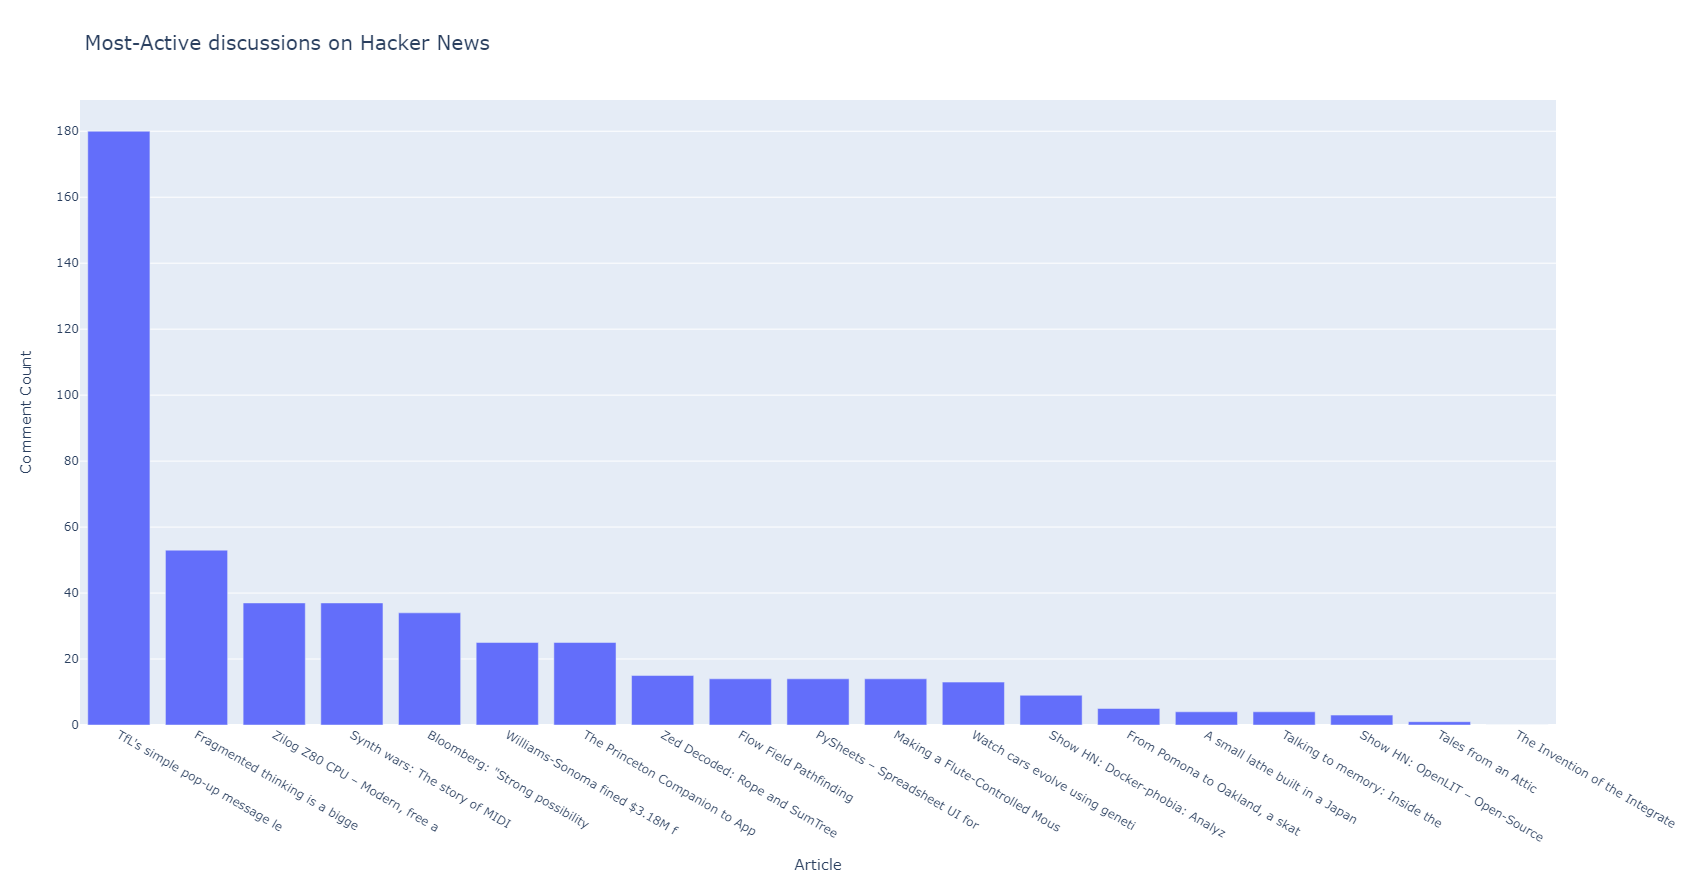

The Python source for this figure:
from operator import itemgetter
import requests

import plotly.express as px


# Make an API call and check the response
url = "https://hacker-news.firebaseio.com/v0/topstories.json"
r = requests.get(url)
print(f"Status code: {r.status_code}")

#process informtaion about each submission
submission_ids = r.json()

submission_dicts = []
for submission_id in submission_ids[:20]:
    # Make a new API call for each submission
    url = f"https://hacker-news.firebaseio.com/v0/item/{submission_id}.json"
    r = requests.get(url)
    print(f"id: {submission_id}\tstatus: {r.status_code}")
    response_dict = r.json()

    #Build a dictionary for each article
    try:    
        submission_dict = {
            'title': response_dict['title'],
            'hn_link': f"https://news.ycombinator.com/item?id={submission_id}",
            'comments': response_dict['descendants'],
        }
    except KeyError:
        continue
    else:
        submission_dicts.append(submission_dict)

submission_dicts = sorted(submission_dicts, key=itemgetter('comments'), reverse=True)


# Process data for plotting
article_links, comment_counts, hover_texts = [], [], []
for submission_dict in submission_dicts:
    title = submission_dict['title'][:30]
    discussion_link = submission_dict['hn_link']
    article_link = f'<a href="{discussion_link}"">{title}</a>'
    comment_count = submission_dict['comments']

    article_links.append(article_link)
    comment_counts.append(comment_count)

title = "Most-Active discussions on Hacker News"
labels = {'x': 'Article', 'y': 'Comment Count'}
fig = px.bar(x=article_links, y=comment_counts, title=title, labels=labels)

fig.update_layout(title_font_size=20, xaxis_title_font_size=15, yaxis_title_font_size=15)

fig.show()
